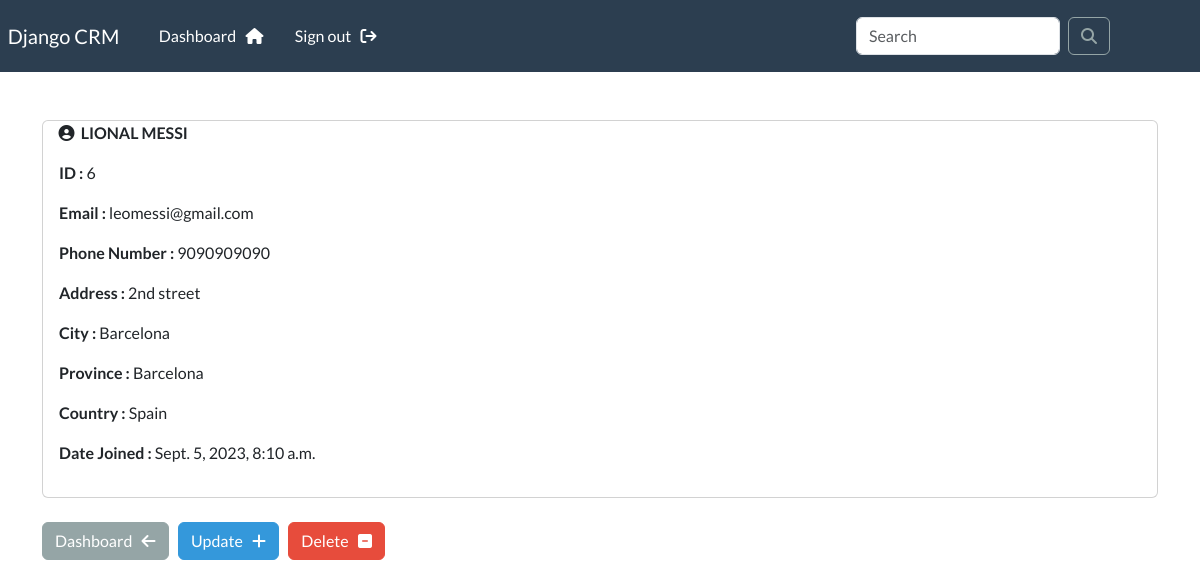
Page /view-record/6 (signed in) on the committed database.
### App/models.py (models this page shows, shortened)
class Record(models.Model):
    creation_date = models.DateTimeField(auto_now_add=True)
    first_name = models.CharField(max_length=100)
    last_name = models.CharField(max_length=100)
    email = models.CharField(max_length=255)
    phone = models.CharField(max_length=20)
    address = models.CharField(max_length=255)
    city = models.CharField(max_length=255)
    province = models.CharField(max_length=200)
    country = models.CharField(max_length=120)

### App/views.py (the view)
# urls.py: path('view-record/<int:pk>', views.view_record, name='view-record'),
@login_required(login_url='login')
def view_record(request, pk):
    all_records = Record.objects.get(id=pk)
    context = {'record': all_records}
    return render(request, 'App/view-record.html', context=context)

### App/templates/App/view-record.html (shortened to what this page needs)
{% extends 'App/base.html' %}
{% load crispy_forms_tags %}
{% block content %}
    <br>
    <div class="card">
        <strong>&nbsp;&nbsp;&nbsp;&nbsp;&nbsp;<i class="fa fa-user-circle" aria-hidden="true"></i> &nbsp;{{ record.first_name | upper }} {{ record.last_name | upper}}</strong>
        <div class="card-body">
            <p><strong>ID : </strong> {{ record.id }}</p>
            <p><strong>Email : </strong> {{ record.email }}</p>
            <p><strong>Phone Number : </strong> {{ record.phone }}</p>
            <p><strong>Address : </strong> {{ record.address }}</p>
            <p><strong>City : </strong> {{ record.city }}</p>
            <p><strong>Province : </strong> {{ record.province }}</p>
            <p><strong>Country : </strong> {{ record.country }}</p>
            <p><strong>Date Joined : </strong> {{ record.creation_date }}</p>
        </div>
    </div>
    <br>
    <a href="{% url 'dashboard' %}" class="btn btn-secondary">Dashboard &nbsp; <i class="fa fa-arrow-left" aria-hidden="true"></i></a> &nbsp;
    <a href="{% url 'update-record' record.id %}" class="btn btn-info">Update &nbsp; <i class="fa fa-plus" aria-hidden="true"></i></a> &nbsp;
    <a href="{% url 'delete-record' record.id %}" class="btn btn-danger">Delete &nbsp; <i class="fa fa-minus-square" aria-hidden="true"></i></a>
{% endblock content %}

### rows in the picture
Record: first_name "LIONAL", last_name "MESSI", id "6", email "leomessi@gmail.com", phone "9090909090", address "2nd street", city "Barcelona", province "Barcelona", country "Spain", creation_date "Sept. 5, 2023, 8:10 a.m."
